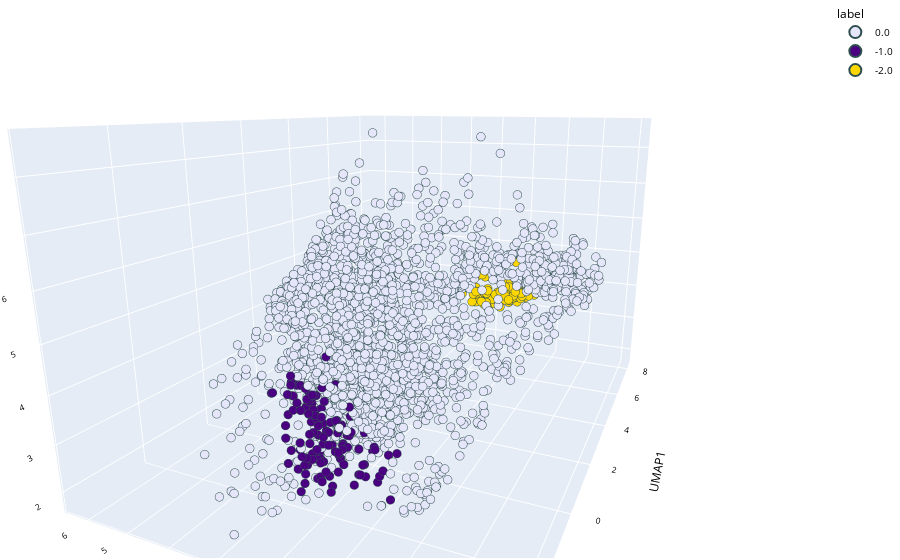

The code cell stored with this chart in its notebook:
### Code cell
gene_exp = low_doses_adata.X.toarray()
gene_index = low_doses_adata.var.index.get_loc("FN1")
umap_3d_low = pd.DataFrame(low_doses_adata.obsm['X_umap'], columns=['UMAP1','UMAP2','UMAP3'])
umap_3d_low['label'] = low_doses_adata.obs['labels'].reset_index(drop=True) #needs to be type object to specify color 
#umap_3d_low['label'] = umap_3d_low['label'].astype('int64')
umap_3d_low['FN1'] = gene_exp[:,gene_index]
umap_3d_low['dose'] = adata2.obs['dosage'].reset_index(drop=True)
umap_3d_low['dose'] = umap_3d_low['dose'].astype('int64')
umap_3d_low = umap_3d_low.sort_values(by='dose')
umap_3d_low['dose'] = umap_3d_low['dose'].astype('object')
umap_3d_low['dose_num'] = umap_3d_low['dose'].map(dosage_int_dict)
fig = px.scatter_3d(umap_3d_low, 
                    x='UMAP1', 
                    y='UMAP2', 
                    z='UMAP3',
                    size=np.repeat(3, umap_3d_low.shape[0]),
                    color='label',
                    color_discrete_map={-2.0:'#FFD700',0.0:'#E6E6FA',-1.0:'#4B0082'},
                    height=2000)
fig.update_traces(marker=dict(size=3,
                              line=dict(width=2,
                                        color='DarkSlateGrey')),
                  selector=dict(mode='markers'))
scenes = dict(camera_eye=dict(x = -2,
                              y = 2,
                              z = 0.75))
fig.update_layout(#title_text="UMAP 3D - TOP2A expression", title_x=0.4, title_y=0.95,
                  font_size=10, font_color="black",
                  margin=dict(t=2, r=2, b=2, l=2),  #IMPORTANT to set only 2 pixels margin because 
                                                    #otherwise around each png there is a two big white space
                  paper_bgcolor='white',
                  scene= scenes
)
def rotate_z(x, y, z, theta):
    w = x+1j*y
    return np.real(np.exp(1j*theta)*w), np.imag(np.exp(1j*theta)*w), z

x_eye = -2
y_eye = 2
z_eye = 0.75

frames=[]
i=0
j=0
# prefix = ['a','b','c','d']
# for t in np.arange(0, 8, 0.5):
#     xe, ye, ze = rotate_z(x_eye, y_eye, z_eye, t)
#     fig.update_layout(scene=dict(camera_eye=dict(x=xe, y=ye, z=ze)))
#     if i==0:
#         pio.write_image(fig, "../generated_data/umap3d_low_treated_doses_knn_updated/images_"+prefix[j] + "_" + str(0)+".jpg", width=2000, height=2000, scale=4, format='jpg')
#     else:
#         if i%10 == 0:
#             j+=1
#         pio.write_image(fig, "../generated_data/umap3d_low_treated_doses_knn_updated/images_"+prefix[j] + "_" + str(i%10)+".jpg", width=2000, height=2000, scale=4, format='jpg')     
#     i+=1
fig.show()

### Figure 1 — Plotly figure (JSON) as saved in the notebook; plotly's stock layout.template omitted (floating-point values rounded to 4 significant figures; data arrays with more than 128 entries replaced by an {"elided": "..."} marker saying what was removed)
{"data": [{"hovertemplate": "label=0.0<br>UMAP1=%{x}<br>UMAP2=%{y}<br>UMAP3=%{z}<br>size=%{marker.size}<extra></extra>", "legendgroup": "0.0", "marker": {"color": "#E6E6FA", "line": {"color": "DarkSlateGrey", "width": 2}, "size": 3, "sizemode": "area", "sizeref": 0.0075, "symbol": "circle"}, "mode": "markers", "name": "0.0", "scene": "scene", "showlegend": true, "type": "scatter3d", "x": {"elided": "2190 float values"}, "y": {"elided": "2190 float values"}, "z": {"elided": "2190 float values"}}, {"hovertemplate": "label=-1.0<br>UMAP1=%{x}<br>UMAP2=%{y}<br>UMAP3=%{z}<br>size=%{marker.size}<extra></extra>", "legendgroup": "-1.0", "marker": {"color": "#4B0082", "line": {"color": "DarkSlateGrey", "width": 2}, "size": 3, "sizemode": "area", "sizeref": 0.0075, "symbol": "circle"}, "mode": "markers", "name": "-1.0", "scene": "scene", "showlegend": true, "type": "scatter3d", "x": [-2.924, -1.949, -2.224, -1.678, -2.877, -1.547, -2.26, -2.654, -2.797, -1.376, -2.854, -2.919, -1.938, -2.246, -2.005, -2.966, -1.331, -3.195, -2.506, -2.615, -1.515, -3.011, -3.087, -2.052, -2.565, -3.024, -2.875, -2.919, -2.846, -3.343, -2.893, -2.983, -2.992, -2.512, -1.86, -3.339, -2.926, -2.908, -2.732, -2.553, -1.317, -2.722, -2.358, -2.926, -2.92, -3.152, -3.108, -3.293, -1.845, -1.516, -2.085, -3.135, -2.294, -2.54, -1.531, -1.577, -2.517, -2.22, -2.498, -2.62, -2.711, -2.876, -2.205, -3.043, -2.035, -1.506, -1.818, -3.491, -2.858, -3.283, -1.982, -2.453, -3.113, -2.757, -2.653, -1.91, -3.25, -2.206, -2.631, -2.654, -2.763, -1.45, -2.747, -2.865, -3.53, -3.132, -2.269, -2.387, -2.256, -2.766, -2.271, -2.552, -2.895, -1.509, -2.568, -2.679, -2.238, -2.388, -2.448, -2.681, -2.187, -3.071, -3.037, -2.91, -2.144, -2.341, -2.525, -2.362, -2.846, -3.147, -1.797, -2.805, -2.786, -2.82, -1.949, -2.286, -1.512, -2.897, -2.612, -2.961, -2.886, -2.966, -2.262, -2.469, -3.192], "y": [1.695, 1.725, 1.45, 1.836, 1.417, 1.111, 1.757, 1.257, 1.872, 0.9608, 1.339, 1.67, 1.442, 1.424, 1.679, 1.085, 1.322, 1.488, 1.902, 1.72, 1.191, 1.398, 1.316, 1.096, 1.456, 1.289, 1.628, 1.174, 1.793, 2.071, 1.918, 1.828, 1.529, 1.121, 1.977, 1.858, 1.828, 1.313, 1.539, 2.426, 0.812, 1.583, 2.007, 1.713, 1.982, 1.25, 1.765, 1.227, 1.256, 0.8524, 1.348, 1.491, 1.819, 1.523, 1.513, 1.142, 1.803, 1.948, 1.336, 1.485, 1.854, 1.579, 1.364, 1.411, 1.339, 1.016, 1.22, 1.447, 1.665, 2.138, 0.6241, 2.213, 1.944, 1.248, 1.806, 1.628, 1.77, 1.32, 1.87, 1.703, 1.646, 1.226, 1.996, 2.034, 1.692, 1.528, 1.332, 1.795, 1.903, 1.226, 1.529, 1.733, 1.6, 1.087, 1.734, 1.982, 1.341, 1.173, 2.044, 1.177, 2.138, 1.443, 1.918, 1.808, 1.146, 1.615, 1.28, 1.757, 2.131, 1.653, 1.374, 1.689, 1.573, 2.041, 1.706, 1.649, 1.409, 1.386, 1.805, 1.908, 2.089, 2.058, 1.834, 1.806, 1.564], "z": [4.435, 3.599, 3.29, 2.653, 4.677, 2.262, 3.528, 3.939, 2.925, 2.777, 3.873, 4.403, 3.736, 2.927, 3.385, 3.608, 2.758, 4.332, 4.303, 3.931, 2.961, 3.016, 4.261, 3.538, 3.467, 4.518, 3.815, 3.585, 3.146, 4.655, 4.311, 3.631, 4.308, 4.23, 2.343, 3.885, 4.206, 3.668, 4.214, 3.626, 2.816, 4.161, 3.065, 4.628, 4.178, 3.949, 2.785, 3.56, 2.748, 3.41, 4.552, 3.476, 2.914, 2.51, 2.855, 2.952, 3.276, 3.026, 3.78, 5.118, 3.146, 4.505, 3.504, 4.066, 2.416, 2.5, 2.499, 3.722, 4.132, 4.611, 2.27, 4.406, 4.551, 4.059, 3.877, 3.124, 4.808, 3.504, 3.436, 3.176, 2.875, 3.197, 3.343, 4.654, 3.562, 3.928, 3.623, 3.99, 2.935, 4.723, 2.765, 3.871, 4.519, 2.372, 3.601, 4.536, 3.287, 3.688, 4.016, 3.505, 4.172, 4.261, 4.858, 3.172, 2.733, 3.762, 3.87, 3.723, 4.404, 2.993, 2.492, 4.388, 2.939, 4.387, 2.907, 2.455, 2.544, 3.142, 4.203, 3.101, 3.38, 4.1, 3.252, 4.294, 3.514]}, {"hovertemplate": "label=-2.0<br>UMAP1=%{x}<br>UMAP2=%{y}<br>UMAP3=%{z}<br>size=%{marker.size}<extra></extra>", "legendgroup": "-2.0", "marker": {"color": "#FFD700", "line": {"color": "DarkSlateGrey", "width": 2}, "size": 3, "sizemode": "area", "sizeref": 0.0075, "symbol": "circle"}, "mode": "markers", "name": "-2.0", "scene": "scene", "showlegend": true, "type": "scatter3d", "x": [7.459, 7.114, 7.265, 6.932, 7.592, 7.673, 7.77, 6.456, 6.966, 6.882, 7.592, 7.586, 7.55, 6.696, 7.309, 6.997, 7.018, 7.101, 6.912, 7.925, 7.812, 6.823, 7.152, 7.695, 7.658, 8.113, 7.158, 7.515, 7.479, 6.84, 7.46, 7.561, 6.779, 7.264, 7.408, 7.357, 7.4, 7.363, 7.003, 7.536, 7.312, 7.439, 7.667, 7.983, 7.014, 7.532, 6.356, 7.001, 7.602, 7.4, 7.91, 7.131, 6.902, 7.566, 7.281, 7.382, 7.728, 7.015, 8.086, 7.061, 7.184, 7.173, 7.555, 7.509, 6.829, 7.652, 8.147, 7.457, 6.836, 7.27, 6.511, 7.531, 6.914, 7.846, 8.209, 7.391, 7.399, 6.896, 7.649, 7.655, 6.316, 7.033, 7.496, 7.567, 7.769, 7.093, 8.064, 7.483, 6.58, 7.292, 7.167, 7.403, 7.306, 7.288, 7.303, 7.124, 6.748, 7.022, 8.114, 7.098, 7.453, 7.032, 7.738, 7.059, 7.333, 7.179, 7.834, 6.381, 6.657, 6.587, 7.39, 7.745, 7.033, 6.735, 6.873, 7.293, 7.24, 7.174, 7.552, 6.978, 6.471, 7.12, 7.126, 7.248, 7.323], "y": [1.936, 0.7054, 1.335, 1.402, 1.963, 0.5717, 1.348, 2.428, 0.9609, 1.81, 0.6811, 2.006, 0.5345, 0.672, 1.894, 1.338, 0.7941, 1.723, 1.74, 0.8295, 1.739, 1.753, 1.158, 1.965, 1.356, 1.227, 0.8949, 0.932, 1.025, 0.7131, 1.468, 1.948, 1.829, 1.743, 0.5976, 2.16, 1.161, 1.917, 2.3, 1.626, 0.981, 0.9952, 0.635, 0.7684, 0.562, 1.861, 1.96, 1.184, 1.615, 1.237, 1.581, 2.199, 1.135, 2.004, 1.906, 2.038, 0.9014, 2.112, 1.544, 1.594, 0.8901, 1.466, 2.104, 0.5725, 0.6412, 1.966, 1.563, 1.255, 2.511, 0.97, 2.094, 1.756, 1.975, 1.472, 1.472, 0.749, 1.199, 2.147, 0.577, 0.852, 0.7734, 1.021, 1.292, 0.6334, 1.866, 1.871, 1.068, 1.816, 1.038, 0.7735, 2.273, 1.249, 0.9935, 1.389, 1.962, 1.533, 0.9441, 0.9753, 1.443, 0.644, 0.8371, 0.6462, 1.147, 1.955, 0.9542, 0.6866, 1.755, 1.797, 0.6877, 1.146, 1.938, 1.91, 2.196, 2.196, 1.227, 1.375, 0.8496, 0.4423, 0.4946, 1.265, 1.208, 2.192, 0.8397, 0.7284, 2.026], "z": [3.218, 4.23, 3.654, 3.798, 3.373, 3.793, 3.48, 3.736, 4.728, 3.708, 3.789, 3.185, 4.433, 3.907, 3.502, 4.093, 3.636, 4.18, 4.459, 3.914, 3.215, 3.81, 3.583, 3.219, 3.6, 3.563, 3.696, 3.52, 3.785, 3.766, 4.096, 3.141, 4.24, 3.436, 3.866, 3.391, 3.551, 3.429, 3.353, 3.294, 3.512, 3.613, 3.841, 3.897, 3.746, 3.261, 3.878, 4.065, 3.24, 4.176, 3.386, 3.332, 3.982, 3.255, 3.738, 3.327, 3.685, 3.69, 3.371, 3.649, 3.607, 3.248, 3.15, 3.709, 3.909, 3.195, 3.338, 3.396, 4.043, 3.443, 3.749, 3.218, 3.424, 3.273, 3.447, 3.787, 3.75, 3.642, 4.017, 3.976, 4.023, 3.62, 3.328, 4.076, 3.187, 3.355, 3.677, 3.372, 3.684, 3.812, 3.313, 3.537, 3.461, 3.887, 3.562, 3.717, 3.778, 3.664, 3.396, 4.115, 3.636, 4.286, 3.646, 3.675, 3.563, 3.883, 3.199, 4.4, 3.899, 4.058, 3.128, 3.193, 3.809, 3.82, 3.699, 3.566, 3.633, 3.744, 3.896, 3.545, 4.272, 4.15, 3.817, 3.612, 3.302]}], "layout": {"autosize": true, "font": {"color": "black", "size": 10}, "legend": {"itemsizing": "constant", "title": {"text": "label"}, "tracegroupgap": 0}, "margin": {"b": 2, "l": 2, "r": 2, "t": 2}, "paper_bgcolor": "white", "scene": {"aspectmode": "auto", "aspectratio": {"x": 1.354, "y": 0.9533, "z": 0.775}, "camera": {"center": {"x": 0, "y": 0, "z": 0}, "eye": {"x": -1.486, "y": -0.684, "z": 0.4337}, "projection": {"type": "perspective"}, "up": {"x": 0, "y": 0, "z": 1}}, "domain": {"x": [0, 1], "y": [0, 1]}, "xaxis": {"title": {"text": "UMAP1"}, "type": "linear"}, "yaxis": {"title": {"text": "UMAP2"}, "type": "linear"}, "zaxis": {"title": {"text": "UMAP3"}, "type": "linear"}}}}
